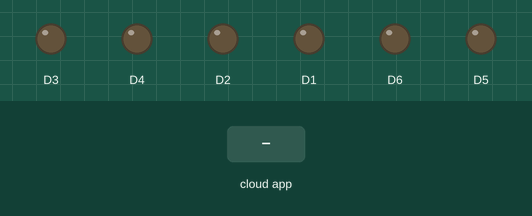
Recording of a sketch running on a simulated ESP8266 (NodeMCU). Shown: output pins drawn as LEDs (lit = HIGH). The test bench sets the inputs (shaded band). WiFi joins after 1.5 s; servers stay silent unless stated; the Firebase database answers and starts empty; what the sketch prints to the serial monitor is not drawn.

Above: at 4.7 s.
4.8 s: the phone or cloud app sets stats to true
At 7.9 s:
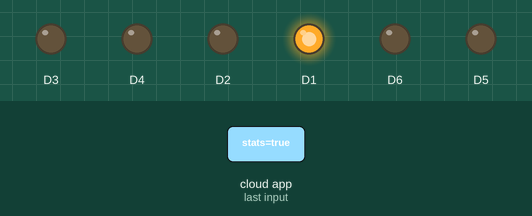
Timing chart, 0 to 9.4 s (numbered marks = the images above; inputs shaded):
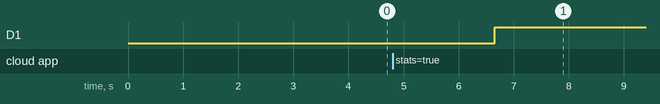

Measured:
- after the input at 4.8 s, D1: LOW → HIGH after 1.9 s

The sketch:

Tenshi-NodeMCU.ino
```cpp
#include "FirebaseESP8266.h"
#include <ESP8266WiFi.h>

#define FIREBASE_HOST "tenshi-project.firebaseio.com"
#define FIREBASE_AUTH "TZrqd8FgKpN1Ov5V1oMeiSDbITxoMN2FwpZ6aPq5"
#define WIFI_SSID "TCC"
#define WIFI_PASSWORD "daniellindo"

String nodeId = "IoNEEAiafnI142QKeR9P";
FirebaseData con;
//bool led, porta;
//String switchs[10];
int ports[6] = {1, 2, 3, 4, 5, 6};

void setup()
{
  Serial.begin(115200);

  pinMode(D1, OUTPUT);
  pinMode(D2, OUTPUT);
  pinMode(D3, OUTPUT);
  pinMode(D4, OUTPUT);
  pinMode(D5, OUTPUT);
  pinMode(D6, OUTPUT);

  WiFi.begin(WIFI_SSID, WIFI_PASSWORD);
  Serial.print("Connecting to Wi-Fi");
  while (WiFi.status() != WL_CONNECTED)
  {
    Serial.print(".");
    delay(300);
  }
  Serial.println();
  Serial.print("Connected with IP: ");
  Serial.println(WiFi.localIP());
  Serial.println();

  Firebase.begin(FIREBASE_HOST, FIREBASE_AUTH);
  Firebase.reconnectWiFi(true);

  delay(1000);
  Firebase.begin(FIREBASE_HOST, FIREBASE_AUTH);
  delay(1000);
}
//-----------------------------------------------------------------------------------
void loop() {
  delay(3000);
  for (int x = 0; x < 6; x++) {
    if (Firebase.getString(con, "/node/" + nodeId + "/D"+ports[x]+ "/stats")) {
      Serial.println("PASSED");
      Serial.println("PATH: " + con.dataPath());
      Serial.println("TYPE: " + con.dataType());
      Serial.print("VALUE: ");
      if (con.dataType() == "int")
        Serial.println(con.intData());
      else if (con.dataType() == "float")
        Serial.println(con.floatData(), 5);
      else if (con.dataType() == "boolean")
        Serial.println(con.boolData() == 1 ? "true" : "false");
      else if (con.dataType() == "string")
        Serial.println(con.stringData());
      else if (con.dataType() == "json")
        Serial.println(con.jsonData());
      Serial.println("------------------------------------");
      Serial.println();
     switch (ports[x]) {
        case 1:
          if (con.stringData() == "true")
            digitalWrite(D1, HIGH);
          else
            digitalWrite(D1, LOW);
          break;

        case 2:
          if (con.stringData() == "true")
            digitalWrite(D2, HIGH);
          else
            digitalWrite(D2, LOW);
          break;

        case 3:
          if (con.stringData() == "true")
            digitalWrite(D3, HIGH);
          else
            digitalWrite(D3, LOW);
          break;

        case 4:
          if (con.stringData() == "true")
            digitalWrite(D4, HIGH);
          else
            digitalWrite(D4, LOW);
          break;

        case 5:
          if (con.stringData() == "true")
            digitalWrite(D5, HIGH);
          else
            digitalWrite(D5, LOW);
          break;

        case 6:
          if (con.stringData() == "true")
            digitalWrite(D6, HIGH);
          else
            digitalWrite(D6, LOW);
          break;
      }
    }
    else
    {
      Serial.println("FAILED");
      Serial.println("REASON: " + con.errorReason());
      Serial.println("------------------------------------");
      Serial.println();
    }
  }


  /*
    if (Firebase.getString(con, "/users/" + uid + "/switchs")) {
    String switchRetrived = con.stringData();
    Serial.println("" + switchRetrived);
    int index = 0;
    int cont = 0;
    while (switchRetrived.indexOf(".", index) != -1) {
      int tempIndex = switchRetrived.indexOf(".", index);
      switchs[cont] = switchRetrived.substring(index, tempIndex);
      ports[cont] = switchRetrived.substring(tempIndex + 2, tempIndex + 3).toInt();
      index = tempIndex + 4;
      cont++;
    }
    for (int x = 0; x < cont; x++) {
      Serial.println("Switch:" + switchs[x] + " Port:" + ports[x]);
      if (Firebase.getBool(con, "/users/" + uid + "/" + switchs[x] + "/stats")) {
        Serial.println("PASSED");
        Serial.println("PATH: " + con.dataPath());
        Serial.println("TYPE: " + con.dataType());
        Serial.print("VALUE: ");
        if (con.dataType() == "int")
          Serial.println(con.intData());
        else if (con.dataType() == "float")
          Serial.println(con.floatData(), 5);
        else if (con.dataType() == "boolean")
          Serial.println(con.boolData() == 1 ? "true" : "false");
        else if (con.dataType() == "string")
          Serial.println(con.stringData());
        else if (con.dataType() == "json")
          Serial.println(con.jsonData());
        Serial.println("------------------------------------");
        Serial.println();

        switch (ports[x]) {
          case 1:
            if (con.boolData())
              digitalWrite(D1, HIGH);
            else
              digitalWrite(D1, LOW);
            break;

          case 2:
            if (con.boolData())
              digitalWrite(D2, HIGH);
            else
              digitalWrite(D2, LOW);
            break;

          case 3:
            if (con.boolData())
              digitalWrite(D3, HIGH);
            else
              digitalWrite(D3, LOW);
            break;

          case 4:
            if (con.boolData())
              digitalWrite(D4, HIGH);
            else
              digitalWrite(D4, LOW);
            break;

          case 5:
            if (con.boolData())
              digitalWrite(D5, HIGH);
            else
              digitalWrite(D5, LOW);
            break;

          case 6:
            if (con.boolData())
              digitalWrite(D6, HIGH);
            else
              digitalWrite(D6, LOW);
            break;
        }
      }
      else
      {
        Serial.println("FAILED");
        Serial.println("REASON: " + con.errorReason());
        Serial.println("------------------------------------");
        Serial.println();
      }
    }
    }*/
}
```
